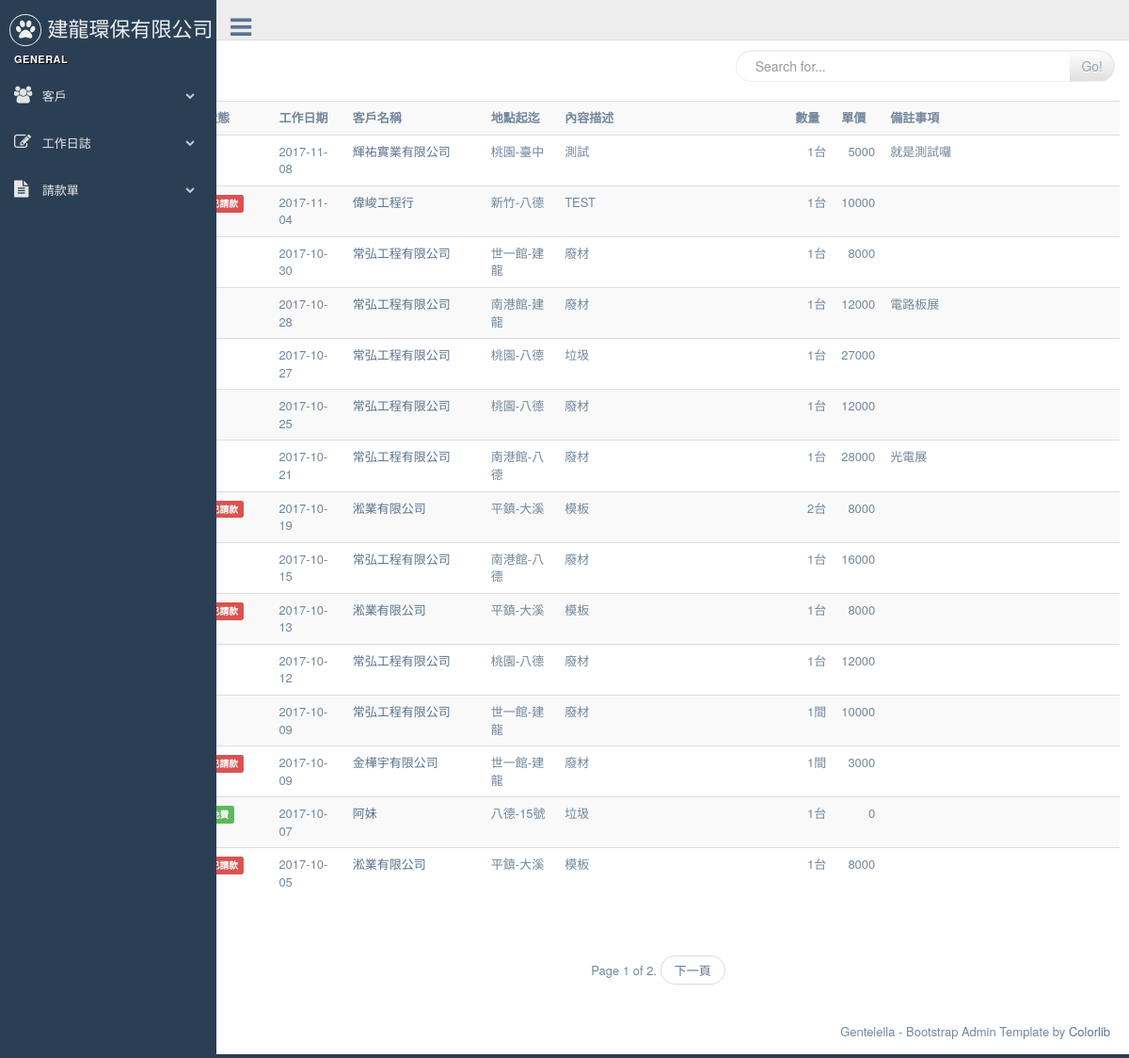
The app's page /dailywork/, older data.
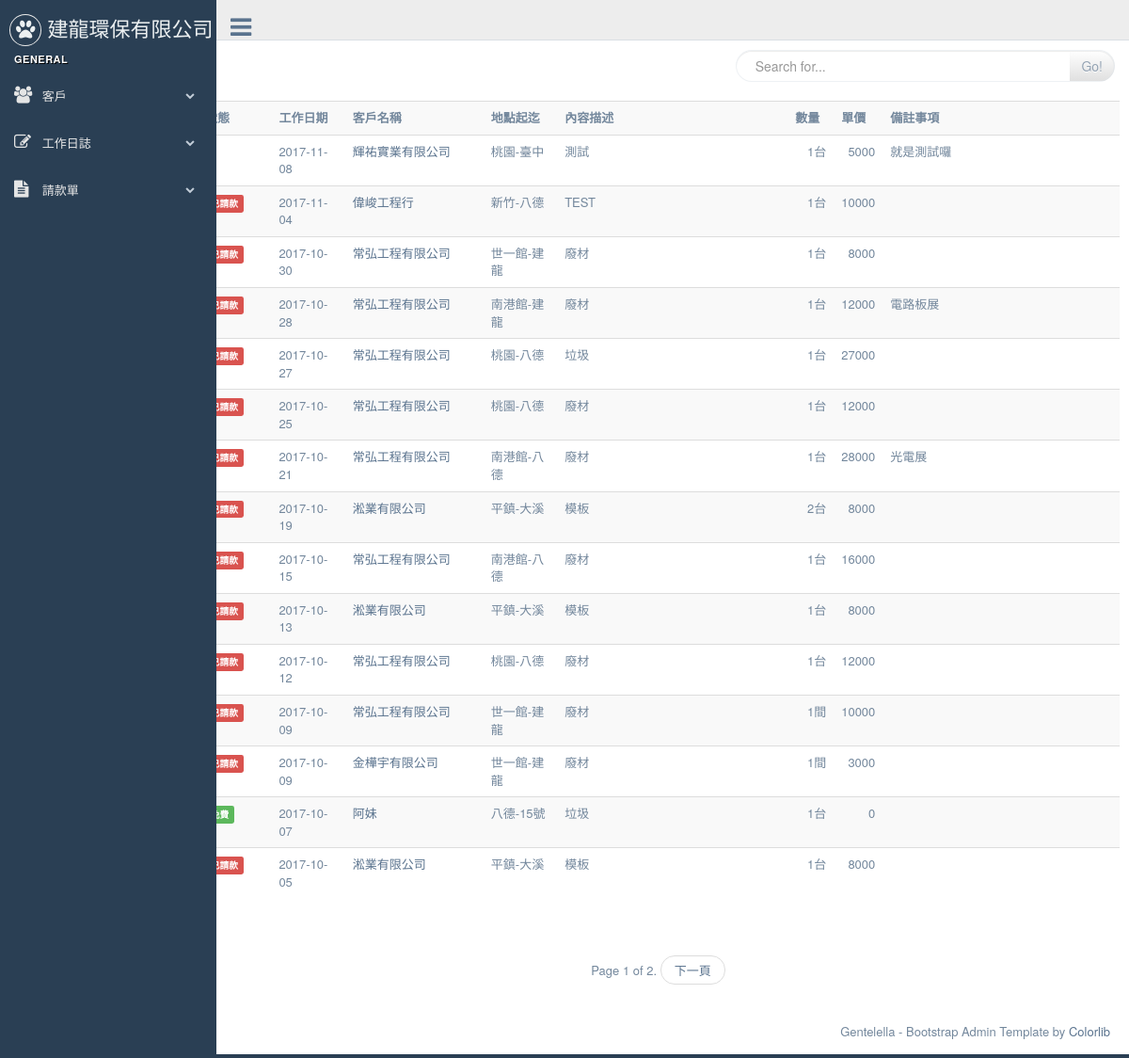
The same page, newer data.
### dailywork/models.py (models this page shows, shortened)
class Dailylog(models.Model):
	work_date = models.DateField( default=timezone.now )
	customer = models.ForeignKey(Customer)
	start_at = models.CharField(  max_length=20, null=False, blank=False )
	end_with = models.CharField(  max_length=20, null=False, blank=False )
	opreateDesc = models.CharField(max_length=20, blank=False, null=False)
	quantity = models.DecimalField( max_digits=10, decimal_places=0)
	uom = models.ForeignKey(Uom)
	uniprice = models.DecimalField( max_digits=10, decimal_places=0)
	notes = models.TextField(blank=True, null=True)
	payrequest = models.BooleanField(default=False, verbose_name='已請款')    # 是否已請款
	is_freecharge = models.BooleanField(default=False, verbose_name='免費項目')    # 是否爲免費項目, 如果為免費項目則在未請款清單是不會顯示的
	bill_number = models.CharField(  max_length=20, null=True, blank=True )
	invalid = models.BooleanField(default=False, verbose_name='項目作廢')
	create_at = models.DateTimeField( auto_now_add=True, auto_now=False)
	modify = models.DateTimeField( auto_now_add=False, auto_now=True)
	objects = DailylogManager()
	def get_absolute_url(self):
		return reverse( "dailywork:dailywork_edit", kwargs={"pk": self.pk} )

class Uom(models.Model):
	descriotion =  models.CharField(  max_length=20, null=False, blank=False )
	def __str__(self):
		return self.descriotion

### customers/models.py (models this page shows, shortened)
class Customer(models.Model):
    title = models.CharField(max_length=36, null=False, blank=False, verbose_name='客戶名稱')
    unikey = models.CharField(  max_length=12,null=True, blank=True, verbose_name='統一編號' )
    address = models.CharField( max_length=100, null=True, blank=True, verbose_name='地址')
    phone = models.CharField(max_length=20, null=True, blank=True, verbose_name='電話')
    faxno = models.CharField(max_length=20, null=True, blank=True, verbose_name='傳真')
    invalid = models.BooleanField(default=False, verbose_name='停用')
    create_at = models.DateTimeField(auto_now_add=True, auto_now =False)
    modify = models.DateTimeField(auto_now_add=False, auto_now =True)
    def __str__(self):
        return self.title

### dailywork/views.py (the view, shortened to what this page needs)
class DailylogList(ListView):
	model = Dailylog
	paginate_by = 15
	ordering = ['-work_date']
	def get_queryset(self):
		query = self.request.GET.get('q')
		return Dailylog.objects.all().order_by('-work_date')

### dailywork/models.py (called while the page is built)
	def get_queryset(self):
		return DailylogQueryset(self.model, using=self.db)

### templates/dailywork/dailylog_list.html
{% extends "base.html" %}
{% block content %}
{% include "searchbar.html" %}
<div>
<table class="table table-striped" >
  <tr>
    <th width="8%">狀態</th>
    <th width="8%">工作日期</th>
    <th width="15%">客戶名稱</th>
    <th width="8%">地點起迄</th>
    <th width="25%">內容描述</th>
    <th align='right' width="5%">數量</th>
    <th align='right' width="5%">單價</th>
    <th >備註事項</th>
  </tr>
{% for record in object_list %}
  <tr>
    <td>
      {% if record.payrequest %}
      <strong class="label label-danger">已請款</strong>
      {% endif %}
      {% if record.is_freecharge %}
      <strong class="label label-success">免費</strong>
      {% endif %}
    </td>
    <td>{{ record.work_date| date:"Y-m-d"  }}</td>
    <td><a href='{{ record.get_absolute_url }}'>{{ record.customer }}</a></td>
    <td>{{ record.start_at }}-{{ record.end_with }}</td>
    <td>{{ record.opreateDesc }}</td>
    <td align='right'>{{ record.quantity }}{{ record.uom }}</td>
    <td align='right'>{{ record.uniprice }}</td>
    <td>{{ record.notes }}</td>
  </tr>
{% endfor %}
</table>
</div>
{% include "pageine.html" %}
{% endblock content %}

Row changes from the older to the newer data that the page shows:
changed Dailylog (number 3 of 15 on the later page): now shows "已請款"
changed Dailylog "電路板展": now shows "已請款"
changed Dailylog (number 5 of 15 on the later page): now shows "已請款"
changed Dailylog (number 6 of 15 on the later page): now shows "已請款"
changed Dailylog "光電展": now shows "已請款"
changed Dailylog (number 9 of 15 on the later page): now shows "已請款"
changed Dailylog (number 11 of 15 on the later page): now shows "已請款"
changed Dailylog (number 12 of 15 on the later page): now shows "已請款"
